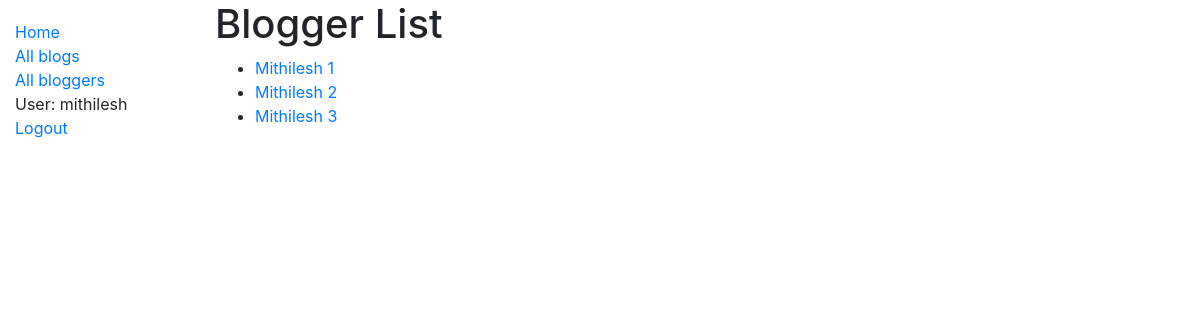
The app's page /blog/bloggers/ (signed in), older data.
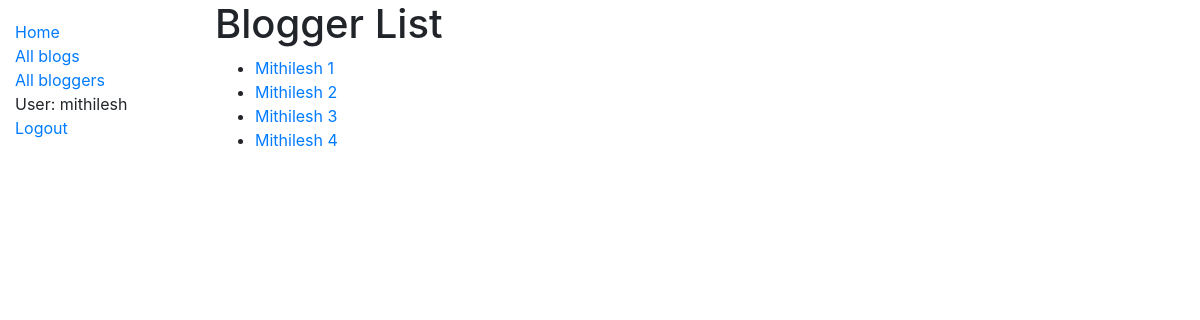
The same page, newer data.
### blog/models.py (models this page shows, shortened)
class Blogger(models.Model):
    name = models.CharField(max_length=200, null=False, blank=False)
    bio = models.CharField(max_length=500, null=False, blank=False)
    def get_absolute_url(self):
        return reverse('blogger-detail', args=[str(self.id)])

### blog/views.py (the view)
# urls.py: path('bloggers/', views.BloggerListView.as_view(), name='bloggers'),
class BloggerListView(generic.ListView):
    model = Blogger

### blog/templates/blog/blogger_list.html
{% extends "base_generic.html" %}
{% block content %}
  <h1>Blogger List</h1>
  {% if blogger_list %}
  <ul>
    {% for blogger in blogger_list %}
      <li>
        <a href="{{ blogger.get_absolute_url }}">{{ blogger.name }}</a>
      </li>
    {% endfor %}
  </ul>
  {% else %}
    <p>There are no blogger now.</p>
  {% endif %}
{% endblock %}

Row changes from the older to the newer data that the page shows:
added Blogger: name "Mithilesh 4"
